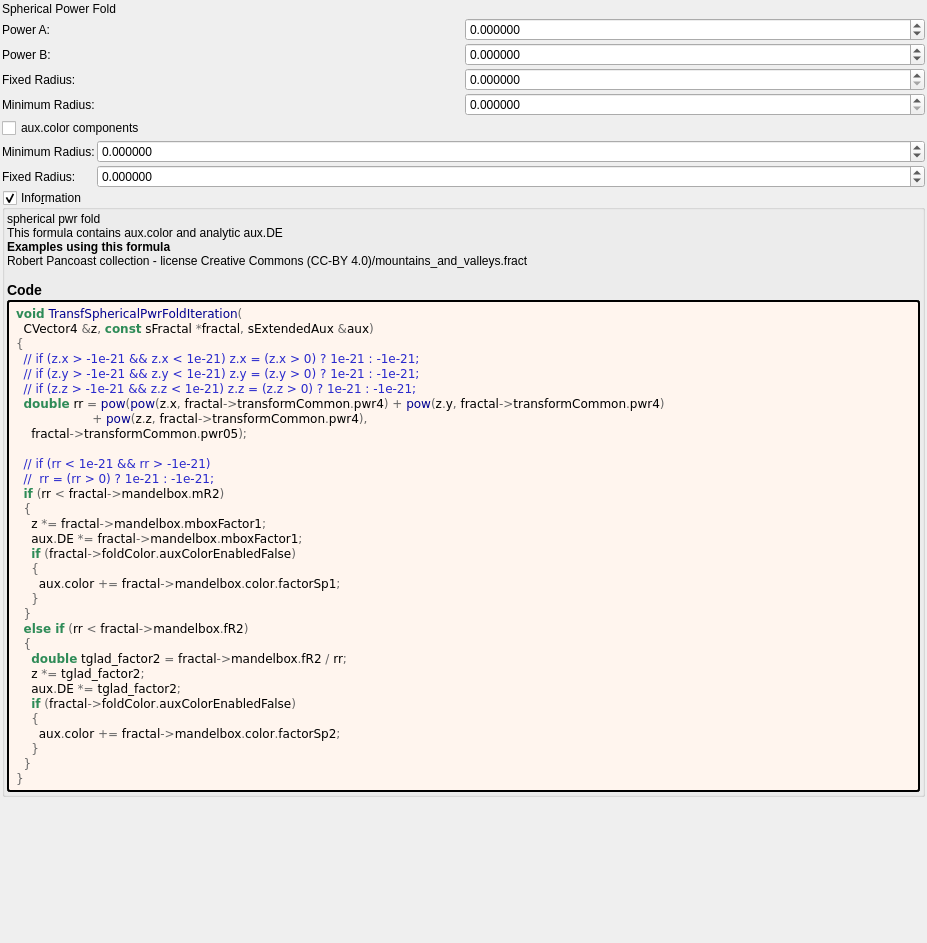
<?xml version="1.0" encoding="UTF-8"?>
<ui version="4.0">
 <class>transf_spherical_pwr_fold</class>
 <widget class="QWidget" name="Form">
  <property name="geometry">
   <rect>
    <x>0</x>
    <y>0</y>
    <width>927</width>
    <height>943</height>
   </rect>
  </property>
  <property name="windowTitle">
   <string notr="true">transf_spherical_pwr_fold</string>
  </property>
  <layout class="QVBoxLayout" name="verticalLayout">
   <property name="spacing">
    <number>2</number>
   </property>
   <property name="leftMargin">
    <number>2</number>
   </property>
   <property name="topMargin">
    <number>2</number>
   </property>
   <property name="rightMargin">
    <number>2</number>
   </property>
   <property name="bottomMargin">
    <number>2</number>
   </property>
   <item>
    <widget class="QLabel" name="label_359">
     <property name="text">
      <string>Spherical Power Fold</string>
     </property>
    </widget>
   </item>
   <item>
    <layout class="QGridLayout" name="gridLayout_15" columnstretch="0,0">
     <property name="spacing">
      <number>2</number>
     </property>
     <item row="1" column="0">
      <widget class="QLabel" name="label_355">
       <property name="text">
        <string>Power B:</string>
       </property>
      </widget>
     </item>
     <item row="0" column="0">
      <widget class="QLabel" name="label_358">
       <property name="text">
        <string>Power A:</string>
       </property>
      </widget>
     </item>
     <item row="0" column="1">
      <widget class="MyDoubleSpinBox" name="spinbox_transf_pwr_4">
       <property name="sizePolicy">
        <sizepolicy hsizetype="Minimum" vsizetype="Maximum">
         <horstretch>0</horstretch>
         <verstretch>0</verstretch>
        </sizepolicy>
       </property>
       <property name="prefix">
        <string/>
       </property>
       <property name="suffix">
        <string/>
       </property>
       <property name="decimals">
        <number>6</number>
       </property>
       <property name="minimum">
        <double>-99.989999999999995</double>
       </property>
       <property name="maximum">
        <double>99.989999999999995</double>
       </property>
       <property name="singleStep">
        <double>0.100000000000000</double>
       </property>
      </widget>
     </item>
     <item row="2" column="1">
      <widget class="MyDoubleSpinBox" name="spinbox_mandelbox_folding_fixed_radius">
       <property name="sizePolicy">
        <sizepolicy hsizetype="Minimum" vsizetype="Maximum">
         <horstretch>0</horstretch>
         <verstretch>0</verstretch>
        </sizepolicy>
       </property>
       <property name="prefix">
        <string/>
       </property>
       <property name="suffix">
        <string/>
       </property>
       <property name="decimals">
        <number>6</number>
       </property>
       <property name="minimum">
        <double>0.000000000000000</double>
       </property>
       <property name="maximum">
        <double>99.989999999999995</double>
       </property>
       <property name="singleStep">
        <double>0.100000000000000</double>
       </property>
      </widget>
     </item>
     <item row="2" column="0">
      <widget class="QLabel" name="label_5">
       <property name="text">
        <string>Fixed Radius:</string>
       </property>
      </widget>
     </item>
     <item row="1" column="1">
      <widget class="MyDoubleSpinBox" name="spinbox_transf_pwr_05">
       <property name="sizePolicy">
        <sizepolicy hsizetype="Minimum" vsizetype="Maximum">
         <horstretch>0</horstretch>
         <verstretch>0</verstretch>
        </sizepolicy>
       </property>
       <property name="prefix">
        <string/>
       </property>
       <property name="suffix">
        <string/>
       </property>
       <property name="decimals">
        <number>6</number>
       </property>
       <property name="minimum">
        <double>-99.989999999999995</double>
       </property>
       <property name="maximum">
        <double>99.989999999999995</double>
       </property>
       <property name="singleStep">
        <double>0.100000000000000</double>
       </property>
      </widget>
     </item>
     <item row="3" column="1">
      <widget class="MyDoubleSpinBox" name="spinbox_mandelbox_folding_min_radius">
       <property name="sizePolicy">
        <sizepolicy hsizetype="Minimum" vsizetype="Maximum">
         <horstretch>0</horstretch>
         <verstretch>0</verstretch>
        </sizepolicy>
       </property>
       <property name="prefix">
        <string/>
       </property>
       <property name="suffix">
        <string/>
       </property>
       <property name="decimals">
        <number>6</number>
       </property>
       <property name="minimum">
        <double>0.000000000000000</double>
       </property>
       <property name="maximum">
        <double>99.989999999999995</double>
       </property>
       <property name="singleStep">
        <double>0.100000000000000</double>
       </property>
      </widget>
     </item>
     <item row="3" column="0">
      <widget class="QLabel" name="label_9">
       <property name="text">
        <string>Minimum Radius:</string>
       </property>
      </widget>
     </item>
    </layout>
   </item>
   <item>
    <layout class="QGridLayout" name="gridLayout_6" columnstretch="0,1">
     <property name="spacing">
      <number>2</number>
     </property>
     <item row="1" column="0">
      <widget class="QLabel" name="label_28">
       <property name="text">
        <string>Minimum Radius:</string>
       </property>
      </widget>
     </item>
     <item row="2" column="0">
      <widget class="QLabel" name="label_29">
       <property name="text">
        <string>Fixed Radius:</string>
       </property>
      </widget>
     </item>
     <item row="2" column="1">
      <widget class="MyDoubleSpinBox" name="spinbox_mandelbox_color_Sp2">
       <property name="sizePolicy">
        <sizepolicy hsizetype="Minimum" vsizetype="Maximum">
         <horstretch>0</horstretch>
         <verstretch>0</verstretch>
        </sizepolicy>
       </property>
       <property name="prefix">
        <string/>
       </property>
       <property name="suffix">
        <string/>
       </property>
       <property name="decimals">
        <number>6</number>
       </property>
       <property name="minimum">
        <double>-100.000000000000000</double>
       </property>
       <property name="maximum">
        <double>100.000000000000000</double>
       </property>
       <property name="singleStep">
        <double>0.100000000000000</double>
       </property>
      </widget>
     </item>
     <item row="1" column="1">
      <widget class="MyDoubleSpinBox" name="spinbox_mandelbox_color_Sp1">
       <property name="sizePolicy">
        <sizepolicy hsizetype="Minimum" vsizetype="Maximum">
         <horstretch>0</horstretch>
         <verstretch>0</verstretch>
        </sizepolicy>
       </property>
       <property name="prefix">
        <string/>
       </property>
       <property name="suffix">
        <string/>
       </property>
       <property name="decimals">
        <number>6</number>
       </property>
       <property name="minimum">
        <double>-100.000000000000000</double>
       </property>
       <property name="maximum">
        <double>100.000000000000000</double>
       </property>
       <property name="singleStep">
        <double>0.100000000000000</double>
       </property>
      </widget>
     </item>
     <item row="0" column="0" colspan="2">
      <widget class="MyCheckBox" name="checkBox_fold_color_aux_color_enabled_false">
       <property name="text">
        <string notr="true">aux.color components</string>
       </property>
      </widget>
     </item>
    </layout>
   </item>
   <item>
    <widget class="MyGroupBox" name="groupCheck_info">
     <property name="title">
      <string>Info&amp;rmation</string>
     </property>
     <property name="flat">
      <bool>false</bool>
     </property>
     <property name="checkable">
      <bool>true</bool>
     </property>
     <layout class="QVBoxLayout" name="verticalLayout_2">
      <property name="spacing">
       <number>2</number>
      </property>
      <property name="leftMargin">
       <number>2</number>
      </property>
      <property name="topMargin">
       <number>2</number>
      </property>
      <property name="rightMargin">
       <number>2</number>
      </property>
      <property name="bottomMargin">
       <number>2</number>
      </property>
      <item>
       <widget class="QLabel" name="label_information_general">
        <property name="text">
         <string notr="true">&lt;p&gt;spherical pwr fold&lt;br&gt;This formula contains aux.color and analytic aux.DE&lt;/p&gt;&lt;table&gt;
&lt;/table&gt;
&lt;br&gt;&lt;b&gt;Examples using this formula&lt;/b&gt;&lt;br&gt;Robert Pancoast collection - license Creative Commons (CC-BY 4.0)/mountains_and_valleys.fract&lt;h3&gt;Code&lt;/h3&gt;</string>
        </property>
        <property name="wordWrap">
         <bool>true</bool>
        </property>
        <property name="openExternalLinks">
         <bool>true</bool>
        </property>
        <property name="textInteractionFlags">
         <set>Qt::LinksAccessibleByMouse|Qt::TextSelectableByMouse</set>
        </property>
       </widget>
      </item>
      <item>
       <widget class="QLabel" name="label_code_content">
        <property name="styleSheet">
         <string notr="true">border-style: outset; border-width: 2px; border-radius: 3px; border-color: black; background-color: #fff5ee; padding: 4px;</string>
        </property>
        <property name="text">
         <string notr="true">&lt;body style=&quot;background-color:#fff5ee&quot;&gt;
&lt;pre style=&quot;color:#000000; background-color:#fff5ee;  font-family:&#039;Courier New&#039;,monospace;white-space: pre-wrap;&quot;&gt;&lt;span style=&quot;color:#2e8b57; font-weight:bold&quot;&gt;void&lt;/span&gt; &lt;span style=&quot;color:#00008f&quot;&gt;TransfSphericalPwrFoldIteration&lt;/span&gt;&lt;span style=&quot;color:#676767&quot;&gt;(&lt;/span&gt;
  CVector4 &lt;span style=&quot;color:#676767&quot;&gt;&amp;amp;&lt;/span&gt;z&lt;span style=&quot;color:#676767&quot;&gt;,&lt;/span&gt; &lt;span style=&quot;color:#2e8b57; font-weight:bold&quot;&gt;const&lt;/span&gt; sFractal &lt;span style=&quot;color:#676767&quot;&gt;*&lt;/span&gt;fractal&lt;span style=&quot;color:#676767&quot;&gt;,&lt;/span&gt; sExtendedAux &lt;span style=&quot;color:#676767&quot;&gt;&amp;amp;&lt;/span&gt;aux&lt;span style=&quot;color:#676767&quot;&gt;)&lt;/span&gt;
&lt;span style=&quot;color:#676767&quot;&gt;{&lt;/span&gt;
  &lt;span style=&quot;color:#2929cc&quot;&gt;// if (z.x &amp;gt; -1e-21 &amp;amp;&amp;amp; z.x &amp;lt; 1e-21) z.x = (z.x &amp;gt; 0) ? 1e-21 : -1e-21;&lt;/span&gt;
  &lt;span style=&quot;color:#2929cc&quot;&gt;// if (z.y &amp;gt; -1e-21 &amp;amp;&amp;amp; z.y &amp;lt; 1e-21) z.y = (z.y &amp;gt; 0) ? 1e-21 : -1e-21;&lt;/span&gt;
  &lt;span style=&quot;color:#2929cc&quot;&gt;// if (z.z &amp;gt; -1e-21 &amp;amp;&amp;amp; z.z &amp;lt; 1e-21) z.z = (z.z &amp;gt; 0) ? 1e-21 : -1e-21;&lt;/span&gt;
  &lt;span style=&quot;color:#2e8b57; font-weight:bold&quot;&gt;double&lt;/span&gt; rr &lt;span style=&quot;color:#676767&quot;&gt;=&lt;/span&gt; &lt;span style=&quot;color:#00008f&quot;&gt;pow&lt;/span&gt;&lt;span style=&quot;color:#676767&quot;&gt;(&lt;/span&gt;&lt;span style=&quot;color:#00008f&quot;&gt;pow&lt;/span&gt;&lt;span style=&quot;color:#676767&quot;&gt;(&lt;/span&gt;z&lt;span style=&quot;color:#676767&quot;&gt;.&lt;/span&gt;x&lt;span style=&quot;color:#676767&quot;&gt;,&lt;/span&gt; fractal&lt;span style=&quot;color:#676767&quot;&gt;-&amp;gt;&lt;/span&gt;transformCommon&lt;span style=&quot;color:#676767&quot;&gt;.&lt;/span&gt;pwr4&lt;span style=&quot;color:#676767&quot;&gt;) +&lt;/span&gt; &lt;span style=&quot;color:#00008f&quot;&gt;pow&lt;/span&gt;&lt;span style=&quot;color:#676767&quot;&gt;(&lt;/span&gt;z&lt;span style=&quot;color:#676767&quot;&gt;.&lt;/span&gt;y&lt;span style=&quot;color:#676767&quot;&gt;,&lt;/span&gt; fractal&lt;span style=&quot;color:#676767&quot;&gt;-&amp;gt;&lt;/span&gt;transformCommon&lt;span style=&quot;color:#676767&quot;&gt;.&lt;/span&gt;pwr4&lt;span style=&quot;color:#676767&quot;&gt;)&lt;/span&gt;
                    &lt;span style=&quot;color:#676767&quot;&gt;+&lt;/span&gt; &lt;span style=&quot;color:#00008f&quot;&gt;pow&lt;/span&gt;&lt;span style=&quot;color:#676767&quot;&gt;(&lt;/span&gt;z&lt;span style=&quot;color:#676767&quot;&gt;.&lt;/span&gt;z&lt;span style=&quot;color:#676767&quot;&gt;,&lt;/span&gt; fractal&lt;span style=&quot;color:#676767&quot;&gt;-&amp;gt;&lt;/span&gt;transformCommon&lt;span style=&quot;color:#676767&quot;&gt;.&lt;/span&gt;pwr4&lt;span style=&quot;color:#676767&quot;&gt;),&lt;/span&gt;
    fractal&lt;span style=&quot;color:#676767&quot;&gt;-&amp;gt;&lt;/span&gt;transformCommon&lt;span style=&quot;color:#676767&quot;&gt;.&lt;/span&gt;pwr05&lt;span style=&quot;color:#676767&quot;&gt;);&lt;/span&gt;

  &lt;span style=&quot;color:#2929cc&quot;&gt;// if (rr &amp;lt; 1e-21 &amp;amp;&amp;amp; rr &amp;gt; -1e-21)&lt;/span&gt;
  &lt;span style=&quot;color:#2929cc&quot;&gt;//  rr = (rr &amp;gt; 0) ? 1e-21 : -1e-21;&lt;/span&gt;
  &lt;span style=&quot;color:#2e8b57; font-weight:bold&quot;&gt;if&lt;/span&gt; &lt;span style=&quot;color:#676767&quot;&gt;(&lt;/span&gt;rr &lt;span style=&quot;color:#676767&quot;&gt;&amp;lt;&lt;/span&gt; fractal&lt;span style=&quot;color:#676767&quot;&gt;-&amp;gt;&lt;/span&gt;mandelbox&lt;span style=&quot;color:#676767&quot;&gt;.&lt;/span&gt;mR2&lt;span style=&quot;color:#676767&quot;&gt;)&lt;/span&gt;
  &lt;span style=&quot;color:#676767&quot;&gt;{&lt;/span&gt;
    z &lt;span style=&quot;color:#676767&quot;&gt;*=&lt;/span&gt; fractal&lt;span style=&quot;color:#676767&quot;&gt;-&amp;gt;&lt;/span&gt;mandelbox&lt;span style=&quot;color:#676767&quot;&gt;.&lt;/span&gt;mboxFactor1&lt;span style=&quot;color:#676767&quot;&gt;;&lt;/span&gt;
    aux&lt;span style=&quot;color:#676767&quot;&gt;.&lt;/span&gt;DE &lt;span style=&quot;color:#676767&quot;&gt;*=&lt;/span&gt; fractal&lt;span style=&quot;color:#676767&quot;&gt;-&amp;gt;&lt;/span&gt;mandelbox&lt;span style=&quot;color:#676767&quot;&gt;.&lt;/span&gt;mboxFactor1&lt;span style=&quot;color:#676767&quot;&gt;;&lt;/span&gt;
    &lt;span style=&quot;color:#2e8b57; font-weight:bold&quot;&gt;if&lt;/span&gt; &lt;span style=&quot;color:#676767&quot;&gt;(&lt;/span&gt;fractal&lt;span style=&quot;color:#676767&quot;&gt;-&amp;gt;&lt;/span&gt;foldColor&lt;span style=&quot;color:#676767&quot;&gt;.&lt;/span&gt;auxColorEnabledFalse&lt;span style=&quot;color:#676767&quot;&gt;)&lt;/span&gt;
    &lt;span style=&quot;color:#676767&quot;&gt;{&lt;/span&gt;
      aux&lt;span style=&quot;color:#676767&quot;&gt;.&lt;/span&gt;color &lt;span style=&quot;color:#676767&quot;&gt;+=&lt;/span&gt; fractal&lt;span style=&quot;color:#676767&quot;&gt;-&amp;gt;&lt;/span&gt;mandelbox&lt;span style=&quot;color:#676767&quot;&gt;.&lt;/span&gt;color&lt;span style=&quot;color:#676767&quot;&gt;.&lt;/span&gt;factorSp1&lt;span style=&quot;color:#676767&quot;&gt;;&lt;/span&gt;
    &lt;span style=&quot;color:#676767&quot;&gt;}&lt;/span&gt;
  &lt;span style=&quot;color:#676767&quot;&gt;}&lt;/span&gt;
  &lt;span style=&quot;color:#2e8b57; font-weight:bold&quot;&gt;else if&lt;/span&gt; &lt;span style=&quot;color:#676767&quot;&gt;(&lt;/span&gt;rr &lt;span style=&quot;color:#676767&quot;&gt;&amp;lt;&lt;/span&gt; fractal&lt;span style=&quot;color:#676767&quot;&gt;-&amp;gt;&lt;/span&gt;mandelbox&lt;span style=&quot;color:#676767&quot;&gt;.&lt;/span&gt;fR2&lt;span style=&quot;color:#676767&quot;&gt;)&lt;/span&gt;
  &lt;span style=&quot;color:#676767&quot;&gt;{&lt;/span&gt;
    &lt;span style=&quot;color:#2e8b57; font-weight:bold&quot;&gt;double&lt;/span&gt; tglad_factor2 &lt;span style=&quot;color:#676767&quot;&gt;=&lt;/span&gt; fractal&lt;span style=&quot;color:#676767&quot;&gt;-&amp;gt;&lt;/span&gt;mandelbox&lt;span style=&quot;color:#676767&quot;&gt;.&lt;/span&gt;fR2 &lt;span style=&quot;color:#676767&quot;&gt;/&lt;/span&gt; rr&lt;span style=&quot;color:#676767&quot;&gt;;&lt;/span&gt;
    z &lt;span style=&quot;color:#676767&quot;&gt;*=&lt;/span&gt; tglad_factor2&lt;span style=&quot;color:#676767&quot;&gt;;&lt;/span&gt;
    aux&lt;span style=&quot;color:#676767&quot;&gt;.&lt;/span&gt;DE &lt;span style=&quot;color:#676767&quot;&gt;*=&lt;/span&gt; tglad_factor2&lt;span style=&quot;color:#676767&quot;&gt;;&lt;/span&gt;
    &lt;span style=&quot;color:#2e8b57; font-weight:bold&quot;&gt;if&lt;/span&gt; &lt;span style=&quot;color:#676767&quot;&gt;(&lt;/span&gt;fractal&lt;span style=&quot;color:#676767&quot;&gt;-&amp;gt;&lt;/span&gt;foldColor&lt;span style=&quot;color:#676767&quot;&gt;.&lt;/span&gt;auxColorEnabledFalse&lt;span style=&quot;color:#676767&quot;&gt;)&lt;/span&gt;
    &lt;span style=&quot;color:#676767&quot;&gt;{&lt;/span&gt;
      aux&lt;span style=&quot;color:#676767&quot;&gt;.&lt;/span&gt;color &lt;span style=&quot;color:#676767&quot;&gt;+=&lt;/span&gt; fractal&lt;span style=&quot;color:#676767&quot;&gt;-&amp;gt;&lt;/span&gt;mandelbox&lt;span style=&quot;color:#676767&quot;&gt;.&lt;/span&gt;color&lt;span style=&quot;color:#676767&quot;&gt;.&lt;/span&gt;factorSp2&lt;span style=&quot;color:#676767&quot;&gt;;&lt;/span&gt;
    &lt;span style=&quot;color:#676767&quot;&gt;}&lt;/span&gt;
  &lt;span style=&quot;color:#676767&quot;&gt;}&lt;/span&gt;
&lt;span style=&quot;color:#676767&quot;&gt;}&lt;/span&gt;
&lt;/pre&gt;
&lt;/body&gt;</string>
        </property>
        <property name="wordWrap">
         <bool>true</bool>
        </property>
        <property name="openExternalLinks">
         <bool>true</bool>
        </property>
        <property name="textInteractionFlags">
         <set>Qt::LinksAccessibleByMouse|Qt::TextSelectableByMouse</set>
        </property>
       </widget>
      </item>
     </layout>
    </widget>
   </item>
   <item>
    <spacer name="verticalSpacer">
     <property name="orientation">
      <enum>Qt::Vertical</enum>
     </property>
     <property name="sizeHint" stdset="0">
      <size>
       <width>20</width>
       <height>40</height>
      </size>
     </property>
    </spacer>
   </item>
  </layout>
 </widget>
 <customwidgets>
  <customwidget>
   <class>MyDoubleSpinBox</class>
   <extends>QDoubleSpinBox</extends>
   <header>my_double_spin_box.h</header>
  </customwidget>
  <customwidget>
   <class>MyGroupBox</class>
   <extends>QGroupBox</extends>
   <header>my_group_box.h</header>
   <container>1</container>
  </customwidget>
  <customwidget>
   <class>MyCheckBox</class>
   <extends>QCheckBox</extends>
   <header>my_check_box.h</header>
  </customwidget>
 </customwidgets>
 <tabstops>
  <tabstop>spinbox_transf_pwr_4</tabstop>
  <tabstop>spinbox_transf_pwr_05</tabstop>
  <tabstop>spinbox_mandelbox_folding_fixed_radius</tabstop>
  <tabstop>spinbox_mandelbox_folding_min_radius</tabstop>
  <tabstop>groupCheck_info</tabstop>
 </tabstops>
 <resources/>
 <connections/>
</ui>
